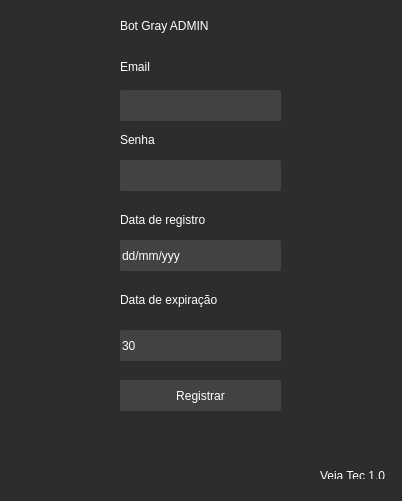
<?xml version="1.0" encoding="UTF-8"?>
<ui version="4.0">
 <class>MainWindow</class>
 <widget class="QMainWindow" name="MainWindow">
  <property name="geometry">
   <rect>
    <x>0</x>
    <y>0</y>
    <width>402</width>
    <height>501</height>
   </rect>
  </property>
  <property name="windowTitle">
   <string>Registrar adm</string>
  </property>
  <property name="styleSheet">
   <string notr="true">background-color: rgb(45, 45, 45);</string>
  </property>
  <widget class="QWidget" name="centralwidget">
   <widget class="QPushButton" name="btnRegistra">
    <property name="geometry">
     <rect>
      <x>120</x>
      <y>380</y>
      <width>161</width>
      <height>31</height>
     </rect>
    </property>
    <property name="styleSheet">
     <string notr="true">QPushButton#btnRegistra{
	background-color: rgb(66, 66, 66);
	border-radius: 2px;
	color: white;
	font: 8pt &quot;Roboto&quot;;
}

QPushButton#btnRegistra:hover{
	background-color: rgb(0, 0, 0);

}</string>
    </property>
    <property name="text">
     <string>Registrar</string>
    </property>
   </widget>
   <widget class="QLineEdit" name="lineEmail">
    <property name="geometry">
     <rect>
      <x>120</x>
      <y>90</y>
      <width>161</width>
      <height>31</height>
     </rect>
    </property>
    <property name="styleSheet">
     <string notr="true">QLineEdit#lineEmail{
	background-color: rgb(66, 66, 66);
	border-radius: 2px;
	color: white;
}</string>
    </property>
   </widget>
   <widget class="QLabel" name="label">
    <property name="geometry">
     <rect>
      <x>120</x>
      <y>60</y>
      <width>47</width>
      <height>13</height>
     </rect>
    </property>
    <property name="styleSheet">
     <string notr="true">font: 75 10pt &quot;Roboto&quot;;
color: rgb(255, 255, 255);</string>
    </property>
    <property name="text">
     <string>Email</string>
    </property>
   </widget>
   <widget class="QLabel" name="label_2">
    <property name="geometry">
     <rect>
      <x>120</x>
      <y>130</y>
      <width>47</width>
      <height>20</height>
     </rect>
    </property>
    <property name="styleSheet">
     <string notr="true">font: 75 10pt &quot;Roboto&quot;;
color: white</string>
    </property>
    <property name="text">
     <string>Senha</string>
    </property>
   </widget>
   <widget class="QLineEdit" name="lineSenha">
    <property name="geometry">
     <rect>
      <x>120</x>
      <y>160</y>
      <width>161</width>
      <height>31</height>
     </rect>
    </property>
    <property name="styleSheet">
     <string notr="true">QLineEdit#lineSenha{
	background-color: rgb(66, 66, 66);
	border-radius: 2px;
	color: white;
}</string>
    </property>
   </widget>
   <widget class="QLabel" name="label_3">
    <property name="geometry">
     <rect>
      <x>120</x>
      <y>10</y>
      <width>181</width>
      <height>31</height>
     </rect>
    </property>
    <property name="styleSheet">
     <string notr="true">font: 18pt &quot;Roboto&quot;;
color: rgb(255, 255, 255);</string>
    </property>
    <property name="text">
     <string>Bot Gray ADMIN</string>
    </property>
   </widget>
   <widget class="QLabel" name="label_4">
    <property name="geometry">
     <rect>
      <x>320</x>
      <y>460</y>
      <width>71</width>
      <height>31</height>
     </rect>
    </property>
    <property name="styleSheet">
     <string notr="true">font: 75 8pt &quot;Roboto&quot;;
color: rgb(255, 255, 255);</string>
    </property>
    <property name="text">
     <string>Veja Tec 1.0</string>
    </property>
   </widget>
   <widget class="QLabel" name="label_5">
    <property name="geometry">
     <rect>
      <x>120</x>
      <y>210</y>
      <width>101</width>
      <height>20</height>
     </rect>
    </property>
    <property name="styleSheet">
     <string notr="true">font: 75 10pt &quot;Roboto&quot;;
color: white</string>
    </property>
    <property name="text">
     <string>Data de registro</string>
    </property>
   </widget>
   <widget class="QLineEdit" name="lineData">
    <property name="geometry">
     <rect>
      <x>120</x>
      <y>240</y>
      <width>161</width>
      <height>31</height>
     </rect>
    </property>
    <property name="styleSheet">
     <string notr="true">QLineEdit#lineData{
	background-color: rgb(66, 66, 66);
	border-radius: 2px;
	color: white;
}</string>
    </property>
    <property name="text">
     <string>dd/mm/yyy</string>
    </property>
   </widget>
   <widget class="QLabel" name="labelConcluido">
    <property name="geometry">
     <rect>
      <x>120</x>
      <y>430</y>
      <width>161</width>
      <height>20</height>
     </rect>
    </property>
    <property name="text">
     <string/>
    </property>
   </widget>
   <widget class="QLineEdit" name="lineExpiracao">
    <property name="geometry">
     <rect>
      <x>120</x>
      <y>330</y>
      <width>161</width>
      <height>31</height>
     </rect>
    </property>
    <property name="styleSheet">
     <string notr="true">QLineEdit#lineExpiracao{
	background-color: rgb(66, 66, 66);
	border-radius: 2px;
	color: white;
}</string>
    </property>
    <property name="text">
     <string>30</string>
    </property>
   </widget>
   <widget class="QLabel" name="label_7">
    <property name="geometry">
     <rect>
      <x>120</x>
      <y>290</y>
      <width>101</width>
      <height>20</height>
     </rect>
    </property>
    <property name="styleSheet">
     <string notr="true">font: 75 10pt &quot;Roboto&quot;;
color: white</string>
    </property>
    <property name="text">
     <string>Data de expiração</string>
    </property>
   </widget>
  </widget>
  <widget class="QMenuBar" name="menubar">
   <property name="geometry">
    <rect>
     <x>0</x>
     <y>0</y>
     <width>402</width>
     <height>21</height>
    </rect>
   </property>
  </widget>
  <widget class="QStatusBar" name="statusbar"/>
 </widget>
 <resources/>
 <connections/>
</ui>
